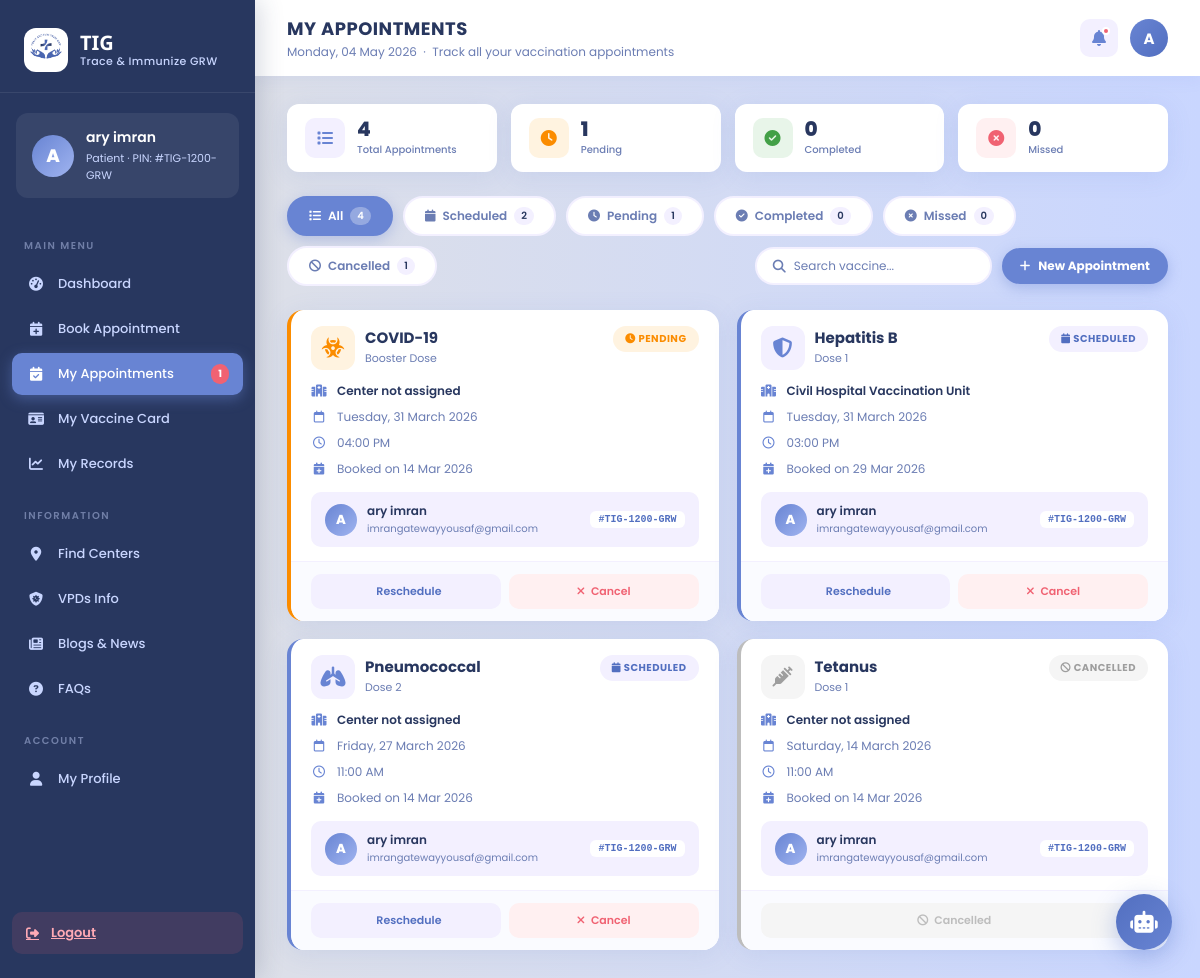
Page /my-appointments/ (signed in) on the committed database.
### Core/models.py (models this page shows, shortened)
class PatientProfile(models.Model):
    user       = models.OneToOneField(User, on_delete=models.CASCADE, related_name='profile')
    unique_pin = models.CharField(max_length=20, unique=True, editable=False)

class Appointment(models.Model):
    STATUS_CHOICES = [
        ('pending',   'Pending'),
        ('scheduled', 'Scheduled'),
        ('completed', 'Completed'),
        ('missed',    'Missed'),
        ('cancelled', 'Cancelled'),
    ]
    VACCINE_CHOICES = [
        ('Hepatitis B',       'Hepatitis B'),
        ('MMR',               'MMR'),
        ('Tetanus',           'Tetanus'),
        ('Pneumococcal',      'Pneumococcal'),
        ('Child Vaccination', 'Child Vaccination'),
        ('COVID-19',          'COVID-19'),
    ]
    patient          = models.ForeignKey(User, on_delete=models.CASCADE, related_name='appointments')
    center           = models.ForeignKey(VaccinationCenter, on_delete=models.SET_NULL,
                                         null=True, blank=True, related_name='appointments')
    vaccine_type     = models.CharField(max_length=100, choices=VACCINE_CHOICES)
    dose_number      = models.PositiveSmallIntegerField(default=1)   # 0 = booster
    appointment_date = models.DateField()
    appointment_time = models.TimeField()
    notes            = models.TextField(blank=True, null=True)
    status           = models.CharField(max_length=20, choices=STATUS_CHOICES, default='scheduled')
    created_at       = models.DateTimeField(auto_now_add=True)
    class Meta:
        ordering = ['appointment_date', 'appointment_time']

class VaccinationCenter(models.Model):
    name         = models.CharField(max_length=200)
    address      = models.CharField(max_length=300)
    latitude     = models.DecimalField(max_digits=9, decimal_places=6, null=True, blank=True)
    longitude    = models.DecimalField(max_digits=9, decimal_places=6, null=True, blank=True)
    availability = models.CharField(max_length=100, default="Open 8am–4pm")
    is_active    = models.BooleanField(default=True)

### Core/views.py (the view)
# urls.py: path('my-appointments/', views.MyAppointments, name='my-appointments'),
@login_required
def MyAppointments(request):
    profile, _ = PatientProfile.objects.get_or_create(user=request.user)
    today       = date.today().strftime("%A, %d %B %Y")
    appointments = Appointment.objects.filter(patient=request.user).order_by('-appointment_date')
    total_count     = appointments.count()
    pending_count   = appointments.filter(status='pending').count()
    scheduled_count = appointments.filter(status='scheduled').count()
    completed_count = appointments.filter(status='completed').count()
    missed_count    = appointments.filter(status='missed').count()
    cancelled_count = appointments.filter(status='cancelled').count()
    return render(request, 'my_appointments.html', {
        'profile':         profile,
        'today':           today,
        'appointments':    appointments,
        'total_count':     total_count,
        'pending_count':   pending_count,
        'scheduled_count': scheduled_count,
        'completed_count': completed_count,
        'missed_count':    missed_count,
        'cancelled_count': cancelled_count,
    })

### templates/my_appointments.html (shortened to what this page needs)
<!DOCTYPE html>
<html lang="en">
<head>
    {% load static %}
    <link rel="stylesheet" href="https://cdnjs.cloudflare.com/ajax/libs/font-awesome/6.5.0/css/all.min.css"/>
    <link rel="stylesheet" href="{% static 'dashboard.css' %}"/>
</head>
<body>
<aside class="sidebar">
    <div class="sidebar-logo">
        <div class="logo-icon">
            <img src="{% static 'logo.png' %}" alt="TIG Logo" style="width:36px;height:36px;object-fit:contain;border-radius:8px;">
        </div>
        <div class="logo-text">TIG <span>Trace &amp; Immunize GRW</span></div>
    </div>
    <div class="sidebar-user">
        <div class="avatar">{{ request.user.first_name|first|upper }}</div>
        <div class="user-info">
            <div class="name">{{ request.user.first_name }} {{ request.user.last_name }}</div>
            <div class="role">Patient &middot; PIN: #{{ profile.unique_pin }}</div>
        </div>
    </div>
    <nav class="sidebar-nav">
        <div class="nav-label">Main Menu</div>
        <a class="nav-item" href="{% url 'home' %}"><i class="fa-solid fa-gauge-high"></i> Dashboard</a>
        <a class="nav-item" href="{% url 'book-appointment' %}"><i class="fa-solid fa-calendar-plus"></i> Book Appointment</a>
        <a class="nav-item active" href="{% url 'my-appointments' %}">
            <i class="fa-solid fa-calendar-check"></i> My Appointments
            {% if pending_count %}<span class="nav-badge">{{ pending_count }}</span>{% endif %}
        </a>
        <a class="nav-item" href="#"><i class="fa-solid fa-id-card"></i> My Vaccine Card</a>
        <a class="nav-item" href="#"><i class="fa-solid fa-chart-line"></i> My Records</a>
        <div class="nav-label" style="margin-top:8px">Information</div>
        <a class="nav-item" href="#"><i class="fa-solid fa-location-dot"></i> Find Centers</a>
        <a class="nav-item" href="#"><i class="fa-solid fa-shield-virus"></i> VPDs Info</a>
        <a class="nav-item" href="#"><i class="fa-solid fa-newspaper"></i> Blogs &amp; News</a>
        <a class="nav-item" href="#"><i class="fa-solid fa-circle-question"></i> FAQs</a>
        <div class="nav-label" style="margin-top:8px">Account</div>
        <a class="nav-item" href="#"><i class="fa-solid fa-user"></i> My Profile</a>
    </nav>
    <div class="sidebar-footer">
        <a class="logout-btn" href="{% url 'logout' %}"><i class="fa-solid fa-right-from-bracket"></i> Logout</a>
    </div>
</aside>
<div class="main">
    <header class="topbar">
        <div class="topbar-left">
            <h2>My Appointments</h2>
            <p>{{ today }} &nbsp;&middot;&nbsp; Track all your vaccination appointments</p>
        </div>
        <div class="topbar-right">
            <button class="notif-btn" title="Notifications">
                <i class="fa-solid fa-bell"></i>
                <span class="notif-dot"></span>
            </button>
            <div class="topbar-avatar">{{ request.user.first_name|first|upper }}</div>
        </div>
    </header>
    <div class="content">
        <div class="mini-stats">
            <div class="mini-stat">
                <div class="mini-icon all"><i class="fa-solid fa-list"></i></div>
                <div>
                    <div class="mini-val">{{ total_count }}</div>
                    <div class="mini-lbl">Total Appointments</div>
                </div>
            </div>
            <div class="mini-stat">
                <div class="mini-icon pending"><i class="fa-solid fa-clock"></i></div>
                <div>
                    <div class="mini-val">{{ pending_count }}</div>
                    <div class="mini-lbl">Pending</div>
                </div>
            </div>
            <div class="mini-stat">
                <div class="mini-icon done"><i class="fa-solid fa-circle-check"></i></div>
                <div>
                    <div class="mini-val">{{ completed_count }}</div>
                    <div class="mini-lbl">Completed</div>
                </div>
            </div>
            <div class="mini-stat">
                <div class="mini-icon missed"><i class="fa-solid fa-circle-xmark"></i></div>
                <div>
                    <div class="mini-val">{{ missed_count }}</div>
                    <div class="mini-lbl">Missed</div>
                </div>
            </div>
        </div>
        <div class="filter-bar">
            <button class="filter-btn active" onclick="filterAppts('all', this)">
                <i class="fa-solid fa-list"></i> All
                <span class="filter-count">{{ total_count }}</span>
            </button>
            <button class="filter-btn" onclick="filterAppts('scheduled', this)">
                <i class="fa-solid fa-calendar"></i> Scheduled
                <span class="filter-count">{{ scheduled_count }}</span>
            </button>
            <button class="filter-btn" onclick="filterAppts('pending', this)">
                <i class="fa-solid fa-clock"></i> Pending
                <span class="filter-count">{{ pending_count }}</span>
            </button>
            <button class="filter-btn" onclick="filterAppts('completed', this)">
                <i class="fa-solid fa-circle-check"></i> Completed
                <span class="filter-count">{{ completed_count }}</span>
            </button>
            <button class="filter-btn" onclick="filterAppts('missed', this)">
                <i class="fa-solid fa-circle-xmark"></i> Missed
                <span class="filter-count">{{ missed_count }}</span>
            </button>
            <button class="filter-btn" onclick="filterAppts('cancelled', this)">
                <i class="fa-solid fa-ban"></i> Cancelled
                <span class="filter-count">{{ cancelled_count }}</span>
            </button>
            <div class="search-box">
                <i class="fa-solid fa-magnifying-glass"></i>
                <input type="text" id="searchInput" placeholder="Search vaccine..." oninput="searchAppts(this.value)">
            </div>
            <a href="{% url 'book-appointment' %}" class="btn-book" style="padding:9px 18px;font-size:12px;">
                <i class="fa-solid fa-plus"></i> New Appointment
            </a>
        </div>
        <div class="appts-grid" id="apptsGrid">
            {% for appt in appointments %}
            <div class="appt-card {{ appt.status }}" data-status="{{ appt.status }}" data-vaccine="{{ appt.vaccine_type|lower }}">
                <div class="card-strip">
                    <div class="vaccine-badge">
                        <div class="vbadge-icon {{ appt.status }}">
                            {% if appt.vaccine_type == 'Hepatitis B' %}
                                <i class="fa-solid fa-shield-halved"></i>
                            {% elif appt.vaccine_type == 'MMR' %}
                                <i class="fa-solid fa-virus-slash"></i>
                            {% elif appt.vaccine_type == 'Tetanus' %}
                                <i class="fa-solid fa-syringe"></i>
                            {% elif appt.vaccine_type == 'Pneumococcal' %}
                                <i class="fa-solid fa-lungs"></i>
                            {% elif appt.vaccine_type == 'Child Vaccination' %}
                                <i class="fa-solid fa-baby"></i>
                            {% elif appt.vaccine_type == 'COVID-19' %}
                                <i class="fa-solid fa-biohazard"></i>
                            {% else %}
                                <i class="fa-solid fa-syringe"></i>
                            {% endif %}
                        </div>
                        <div class="vbadge-info">
                            <div class="vname">{{ appt.vaccine_type }}</div>
                            <div class="vdose">
                                {% if appt.dose_number == 0 %}Booster Dose
                                {% else %}Dose {{ appt.dose_number }}{% endif %}
                            </div>
                        </div>
                    </div>
                    <span class="status-pill {{ appt.status }}">
                        {% if appt.status == 'scheduled' %}<i class="fa-solid fa-calendar"></i> Scheduled
                        {% elif appt.status == 'pending' %}<i class="fa-solid fa-clock"></i> Pending
                        {% elif appt.status == 'completed' %}<i class="fa-solid fa-check"></i> Completed
                        {% elif appt.status == 'missed' %}<i class="fa-solid fa-xmark"></i> Missed
                        {% elif appt.status == 'cancelled' %}<i class="fa-solid fa-ban"></i> Cancelled
                        {% endif %}
                    </span>
                </div>
                <div class="card-details">
                    <div class="detail-row">
                        <i class="fa-solid fa-hospital"></i>
                        <span><strong>{{ appt.center.name|default:"Center not assigned" }}</strong></span>
                    </div>
                    <div class="detail-row">
                        <i class="fa-regular fa-calendar"></i>
                        <span>{{ appt.appointment_date|date:"l, d F Y" }}</span>
                    </div>
                    <div class="detail-row">
                        <i class="fa-regular fa-clock"></i>
                        <span>{{ appt.appointment_time|time:"h:i A" }}</span>
                    </div>
                    <div class="detail-row">
                        <i class="fa-solid fa-calendar-plus"></i>
                        <span>Booked on {{ appt.created_at|date:"d M Y" }}</span>
                    </div>
                </div>
                <div class="patient-strip">
                    <div class="ps-avatar">{{ appt.patient.first_name|first|upper }}</div>
                    <div style="flex:1">
                        <div class="ps-name">{{ appt.patient.first_name }} {{ appt.patient.last_name }}</div>
                        <div class="ps-email">{{ appt.patient.email }}</div>
                    </div>
                    <div class="ps-pin">#{{ profile.unique_pin }}</div>
                </div>
                <div class="card-actions">
                    {% if appt.status == 'scheduled' or appt.status == 'pending' %}
                        <button class="action-btn btn-reschedule" onclick="alert('Reschedule feature coming soon!')">
                             Reschedule
                        </button>
                        <button class="action-btn btn-cancel" onclick="confirmCancel({{ appt.id }}, '{{ appt.vaccine_type }}')">
                            <i class="fa-solid fa-xmark"></i> Cancel
                        </button>
                    {% elif appt.status == 'completed' %}
                        <button class="action-btn btn-disabled">
                            <i class="fa-solid fa-circle-check"></i> Completed
                        </button>
                    {% elif appt.status == 'missed' %}
                        <a href="{% url 'book-appointment' %}" class="action-btn btn-reschedule">
                            <i class="fa-solid fa-rotate-right"></i> Rebook
                        </a>
                    {% else %}
                        <button class="action-btn btn-disabled">
                            <i class="fa-solid fa-ban"></i> Cancelled
                        </button>
                    {% endif %}
                </div>
            </div>
            {% endfor %}
        </div>
    </div>
</div>
<button class="chatbot-fab" title="Ask AI Vaccine Assistant">
    <i class="fa-solid fa-robot"></i>
</button>
</body>
</html>

### rows in the picture
PatientProfile: unique_pin "TIG-1200-GRW"
Appointment: vaccine_type "COVID-19", dose_number "Booster Dose", status "pending" (drawn), center.name "Center not assigned", appointment_date "Tuesday, 31 March 2026", appointment_time "04:00 PM", created_at "14 Mar 2026", patient.first_name|first "A", patient.first_name "ary", patient.last_name "imran", patient.email "imrangatewayyousaf@gmail.com"
Appointment: vaccine_type "Hepatitis B", dose_number "1", status "scheduled" (drawn), center.name "Civil Hospital Vaccination Unit", appointment_date "Tuesday, 31 March 2026", appointment_time "03:00 PM", created_at "29 Mar 2026", patient.first_name|first "A", patient.first_name "ary", patient.last_name "imran", patient.email "imrangatewayyousaf@gmail.com"
Appointment: vaccine_type "Pneumococcal", dose_number "2", status "scheduled" (drawn), center.name "Center not assigned", appointment_date "Friday, 27 March 2026", appointment_time "11:00 AM", created_at "14 Mar 2026", patient.first_name|first "A", patient.first_name "ary", patient.last_name "imran", patient.email "imrangatewayyousaf@gmail.com"
Appointment: vaccine_type "Tetanus", dose_number "1", status "cancelled" (drawn), center.name "Center not assigned", appointment_date "Saturday, 14 March 2026", appointment_time "11:00 AM", created_at "14 Mar 2026", patient.first_name|first "A", patient.first_name "ary", patient.last_name "imran", patient.email "imrangatewayyousaf@gmail.com"

### other values in the picture
{{ request.user.first_name|first|upper }} "A"
{{ request.user.first_name }} "ary"
{{ request.user.last_name }} "imran"
{{ pending_count }} "1"
{{ total_count }} "4"
{{ completed_count }} "0"
{{ missed_count }} "0"
{{ scheduled_count }} "2"
{{ cancelled_count }} "1"
